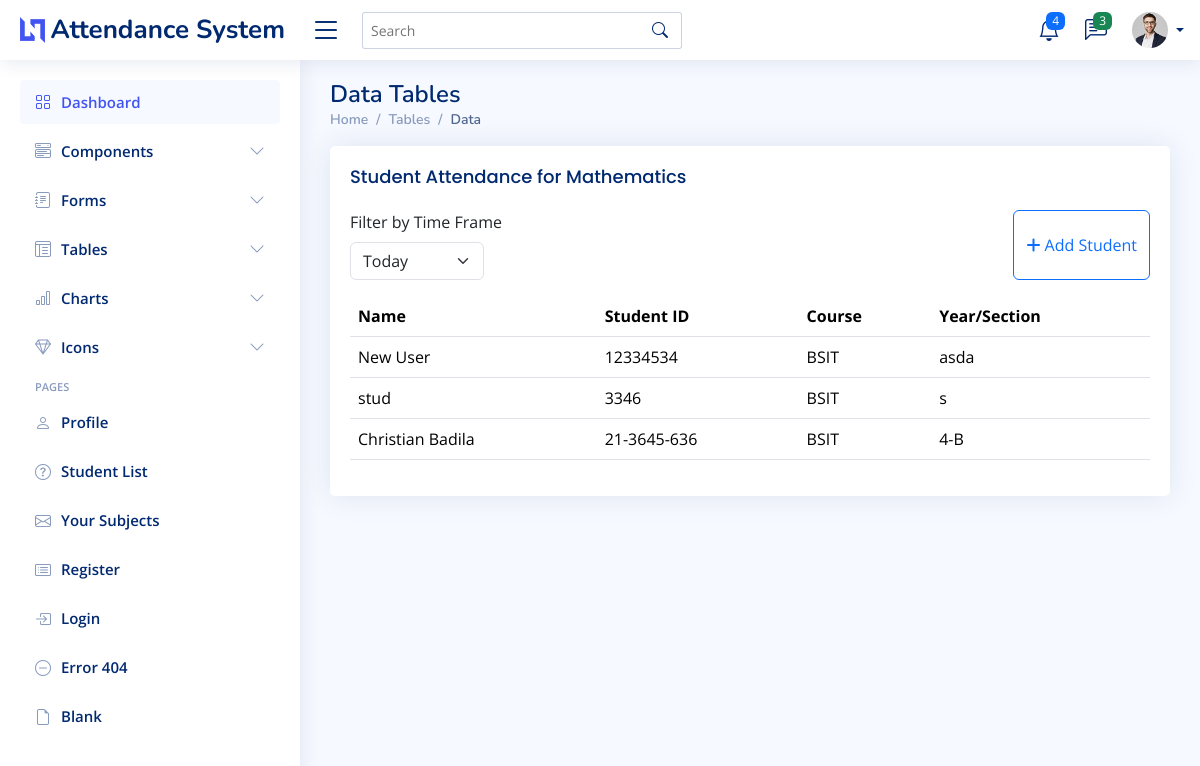
The app's page /student-attendance/1/, older data.
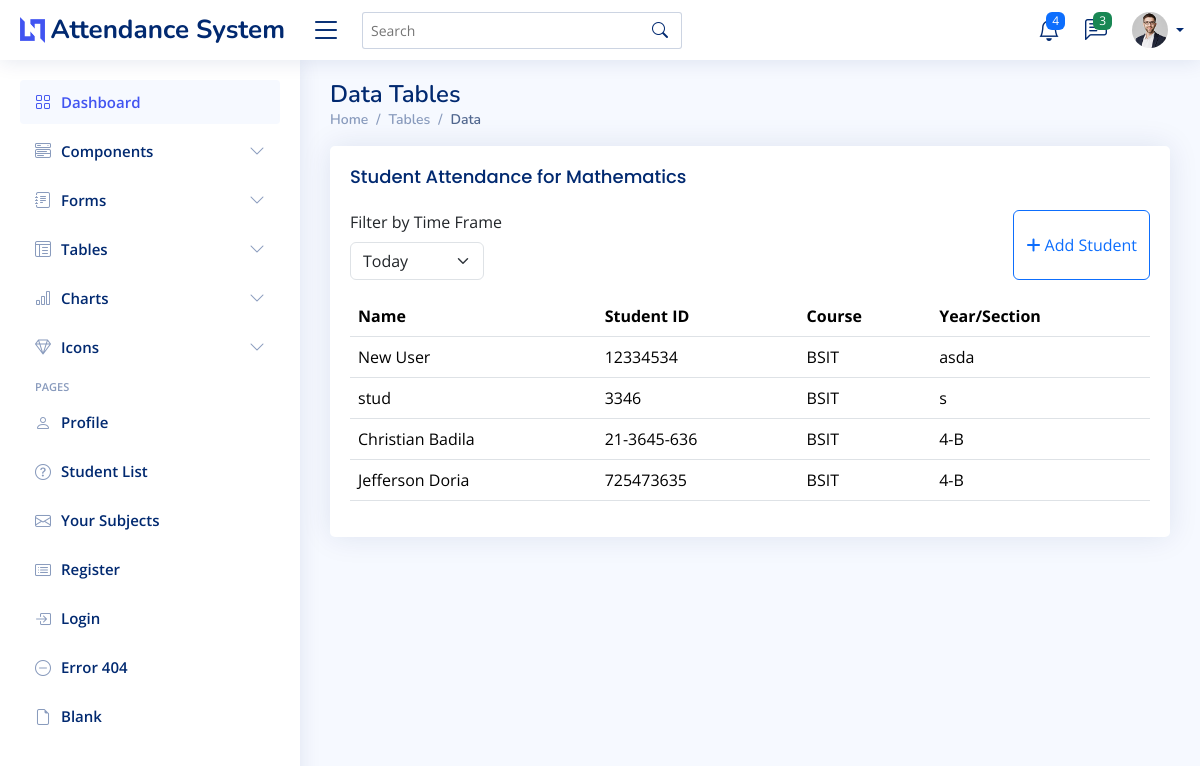
The same page, newer data.
### myapp/models.py (models this page shows, shortened)
class Student(models.Model):
    username = models.CharField(max_length=255, unique=True, default="default_username")
    student_id = models.CharField(max_length=50, unique=True)
    full_name = models.CharField(max_length=255)
    course = models.CharField(max_length=100)
    year_section = models.CharField(max_length=50, blank=True, null=True)
    email = models.EmailField(unique=True, blank=True, null=True)
    password = models.CharField(max_length=255)
    subjects = models.ManyToManyField(Subject, related_name="students")
    created_at = models.DateTimeField(auto_now_add=True)

### myapp/views.py (the view, shortened to what this page needs)
# urls.py: path('student-attendance/<int:id>/', views.student_attendance, name='student-attendance'),
def student_attendance(request, id):
    subject = get_object_or_404(Subject, id=id)
    students = Student.objects.all()
    return render(request, 'myapp/student_attendance.html',{'students':students, 'subject':subject})

### myapp/templates/myapp/student_attendance.html (shortened to what this page needs)
{% extends 'myapp/base.html' %}
{% load static %}
{% block content %}
<main id="main" class="main">
  <div class="pagetitle">
    <h1>Data Tables</h1>
    <nav>
      <ol class="breadcrumb">
        <li class="breadcrumb-item"><a href="index.html">Home</a></li>
        <li class="breadcrumb-item">Tables</li>
        <li class="breadcrumb-item active">Data</li>
      </ol>
    </nav>
  </div>
  <section class="section">
    <div class="row">
      <div class="col-lg-12">
        <div class="card">
          <div class="card-body">
            <h5 class="card-title">Student Attendance for {{subject.name}}</h5>
          <div class="d-flex justify-content-between mb-3">
            <div class="col-md-4">
                <label for="timeframe" class="form-label me-1">Filter by Time Frame</label>
                <select class="form-select d-inline-block w-auto" id="timeframe">
                    <option value="today">Today</option>
                </select>
            </div>
            <button type="button" class="btn btn-outline-primary" data-bs-toggle="modal" data-bs-target="#addStudentModal">
                <i class="fa-solid fa-plus"></i> Add Student
            </button>
        </div>
        <div class="table-responsive">
          <table class="table datatable">
            <thead>
              <tr>
                <th>Name</th>
                <th>Student ID</th>
                <th>Course</th>
                <th>Year/Section</th>
              </tr>
            </thead>
            <tbody>
              {% for student in students %}
                <tr>
                  <td>{{ student.full_name }}</td>
                  <td>{{ student.student_id }}</td>
                  <td>{{ student.course }}</td>
                  <td>{{ student.year_section }}</td>
                </tr>
              {% endfor %}
            </tbody>
          </table>
        </div>
      </div>
    </div>
  </div>
</div>
</section>
</main>
{% endblock %}

Row changes from the older to the newer data that the page shows:
added Student: full_name "Jefferson Doria", student_id "725473635", course "BSIT", year_section "4-B"
